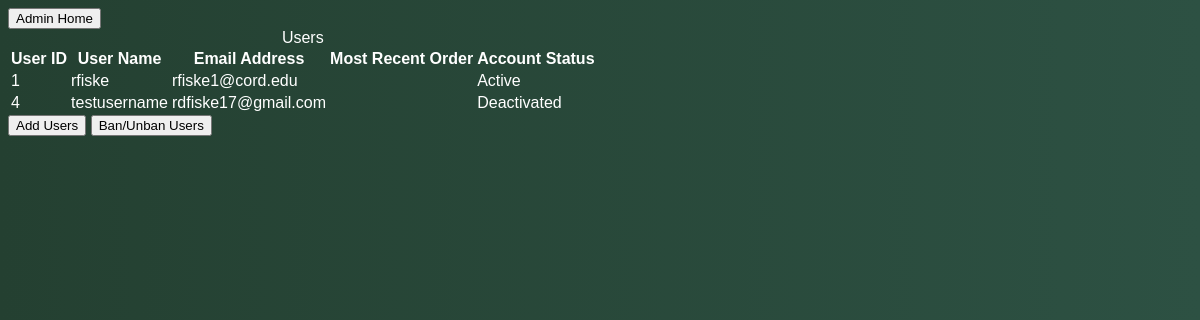
/admin/admin_user_list.php, run on the app's committed database.
### tables this page shows
CREATE TABLE `users` (
  `id_user` int(11) NOT NULL,
  `username` varchar(255) NOT NULL,
  `email` varchar(255) NOT NULL,
  `password` varchar(255) NOT NULL,
  `id_item1` int(11) DEFAULT NULL,
  `id_item2` int(11) DEFAULT NULL,
  `id_item3` int(11) DEFAULT NULL,
  `id_item4` int(11) DEFAULT NULL,
  `id_item5` int(11) DEFAULT NULL,
  `most_recent_order_date` date DEFAULT NULL,
  `account_active` tinyint(1) NOT NULL DEFAULT 1,
  `is_admin` tinyint(4) NOT NULL DEFAULT 0
);

### admin/admin_user_list.php (the view, shortened to what this page needs)
<!DOCTYPE HTML>
<html>
    <link rel="stylesheet" href="../css/master.css">
    <body>
        <input type="button" id="prev_page" value="Admin Home" onclick="location.href='../admin_home.php'">
        <br />
        <table id="usertable"> <! https://datatables.net/extensions/select/examples/initialisation/checkbox.html and https://www.washington.edu/accesscomputing/webd2/student/unit2/module5/lesson1.html>
            <caption>Users</caption>
            <thead>
                <tr>
                    <th scope="col" id="user_id">User ID</th>
                    <th scope="col" id="username">User Name</th>
                    <th scope="col" id="email_address">Email Address</th>
                    <th scope="col" id="recent_order">Most Recent Order</th>
                    <th scope="col" id="account_status">Account Status</th>
                </tr>
            </thead>
            <tbody>
                <?php
                    try {
                        $conn = OpenCon();
                        $result = $conn->query("SELECT * From Users");
                        foreach ($result as $row) {
                            $activation_status = "";
                            if($row["account_active"] == "1") {$activation_status = "Active";} else { $activation_status = "Deactivated";}
                            echo "<tr>
                                    <td>" . $row["id_user"] . "</td>
                                    <td>" . $row["username"] . "</td>
                                    <td>" . $row["email"] . "</td>
                                    <td>" . $row["most_recent_order_date"] . "</td>
                                    <td>" . $activation_status . "</td>";
                        }
                    }
                    catch (mysqli_sql_Exception $e) {
                        echo "Error: " . $e->getMessage();
                    }
                ?>
            </tbody>
        </table>
        <input type="button" id="add_users" value="Add Users" onclick="location.href='admin_user_create.php'"> <! https://stackoverflow.com/questions/2906582/how-do-i-create-an-html-button-that-acts-like-a-link>
        <input type="button" id="ban_users" value="Ban/Unban Users" onclick="location.href='admin_user_ban.php'">
    </body>
</html>

### css/master.css (style rules this page uses)
:root { --Font: coolvetica, sans-serif; --Font2: ; --Color1: #fec925; --Color2: #244031; --Color3: #2d5143; --Color4: #274f47; --Color5: #9ac27c; --Color6: #fff; --Color7: rgba(255, 255, 255, 0.05); --Color8: #205448; }
html { font-size: 100%; box-sizing: border-box; }
body { font-family: coolvetica, sans-serif; font-weight: 500; font-style: normal; color: var(--Color6); background-image: linear-gradient(to right, var(--Color2), var(--Color3)); }

### data on the page
users: id_user "1", username "rfiske", email "rfiske1@cord.edu", account_active "Active"
users: id_user "4", username "testusername", email "rdfiske17@gmail.com", account_active "Deactivated"
